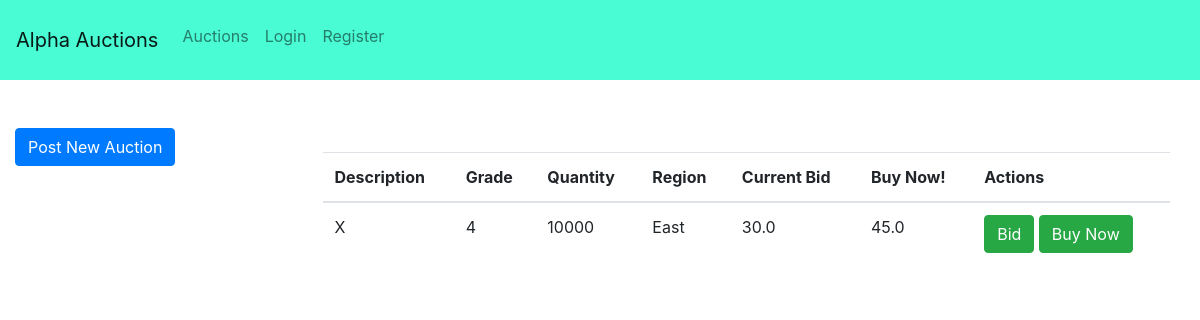
The app's page /auctions/listings/?asset=X, older data.
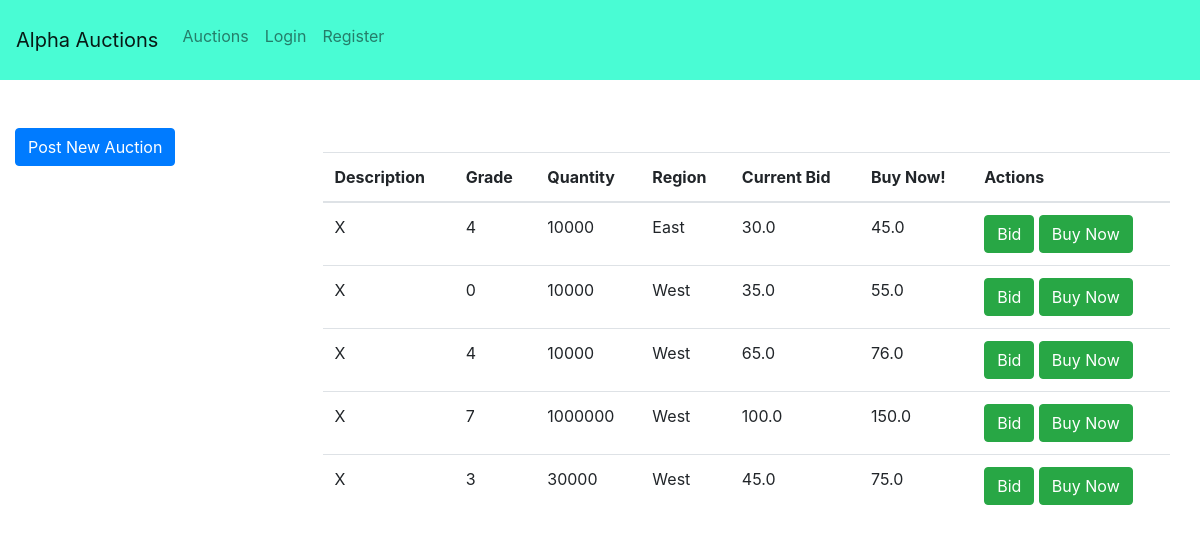
The same page, newer data.
### auctions/models.py (models this page shows, shortened)
class Auction(models.Model):
    seller = models.ForeignKey(User, on_delete=models.CASCADE, null=True, related_name="seller", blank=True)
    asset_class = models.CharField(max_length=10, choices=ASSETS, default='X')
    underlying_asset = models.CharField(max_length=10, choices=UNDERLYING_ASSETS, default='X')
    grade = models.IntegerField(validators=[MinValueValidator(0), MaxValueValidator(30)], default=0)
    region = models.CharField(max_length=10, choices=REGIONS, default='H')
    quantity = models.IntegerField(validators=[MinValueValidator(1), MaxValueValidator(1000000)], default=1)
    unit_price = models.DecimalField(max_digits=10, decimal_places=1, default=25.00)
    buy_it_now_price = models.DecimalField(max_digits=10, decimal_places=1, default=25.00)
    high_bid = models.DecimalField(max_digits=10, decimal_places=1, default=25.00)
    high_bid_id = models.IntegerField(validators=[MinValueValidator(1)], null=True, blank=True)
    closing_date = models.DateTimeField(default=period_end, blank=True)
    opening_date = models.DateTimeField(auto_now_add=True, blank=True)
    status = models.CharField(max_length=10, default="OPEN")
    views = models.IntegerField(default=0)
    class Meta:
        verbose_name_plural = 'Auctions'

### auctions/views.py (the view)
# urls.py: path('auctions/', include('auctions.urls')),
def auctions(request):
    lots = Auction.objects.filter(status__exact='OPEN').filter(asset_class__exact=request.GET.get('asset'))
    return render(request, 'auctions/auctions.html', context= {'listings': lots})

### auctions/templates/auctions/auctions.html (shortened to what this page needs)
{% extends "homepage/header.html" %}
{% load staticfiles %}
{% block content %}
    <div class="container-fluid">
        <br>
        <div class="row">
            <div class="col-sm-3">
                <div class="row">
                    <a class="btn btn-primary" href="/auctions/new/?asset={{ request.GET.asset }}" role="button">Post New Auction</a>
                </div>
            </div>
            <div class="col-sm-9">
                <table class="table">
                    <thead>
                        <tr>
                        <th scope="col">Description</th>
                        <th scope="col">Grade</th>
                        <th scope="col">Quantity</th>
                        <th scope="col">Region</th>
                        <th scope="col">Current Bid</th>
                        <th scope="col">Buy Now!</th>
                        <th scope="col">Actions</th>
                        </tr>
                    </thead>
                    <tbody>
                        {% for lot in listings %}
                        <tr>
                            <td>{{ lot.asset_class }}</td>
                            <td>{{ lot.grade }}</td>
                            <td>{{ lot.quantity }}</td>
                            <td>{{ lot.region }}</td>
                            <td>{{ lot.high_bid }}</td>
                            <td>{{ lot.buy_it_now_price }}</td>
                            <td><a class="btn btn-success" href="/auctions/bid/?auction={{ lot.id }}" role="button">Bid</a>
                                <a class="btn btn-success" href="/auctions/buynow/?auction={{ lot.id }}" role="button">Buy Now</a></td>
                        </tr>
                        {% endfor %}
                    </tbody>
            </div>
        </div>
        <br>
    </div>
{% endblock %}

### homepage/templates/homepage/header.html (shortened to what this page needs)
<!DOCTYPE html>
<html lang="en">
<head>
    {% load staticfiles %}
    <link rel="stylesheet" href="https://stackpath.bootstrapcdn.com/bootstrap/4.1.3/css/bootstrap.min.css">
</head>
<nav class="navbar navbar-expand-lg navbar-light" style="background-color: #49fcd4">
    <a class="navbar-brand" href="/">Alpha Auctions</a>
    <div class="collapse navbar-collapse" id="AlphaNav">
        <ul class="navbar-nav mr-auto mt-1 mt-lg-2">
                <a class="nav-item nav-link" href="/auctions/">Auctions</a>
            {% if user.is_authenticated %}
            <li class="nav-item">
                <a class="nav-link" href='/accounts/profile/'>My Account</a>
            </li>
            <li class="nav-item">
                <a class="nav-link" href='/accounts/logout/'>Logout</a></p>
            </li>
            {% else %}
            <li class="nav-item">
                <a class="nav-item nav-link" href='/accounts/login/'>Login</a>
            </li>
            <li class="nav-item">
                <a class="nav-item nav-link" href='/accounts/register/'>Register</a></p>
            </li>
            {% endif %}
    </div>
</nav>
<body class="body">
    <div class="container-fluid">
        <br>
        {% block content %}
        {% endblock %}
    </div>
</body>
</html>

Row changes from the older to the newer data that the page shows:
added Auction: asset_class "X", grade "0", quantity "10000", region "West", high_bid "35.0", buy_it_now_price "55.0"
added Auction: asset_class "X", grade "4", quantity "10000", region "West", high_bid "65.0", buy_it_now_price "76.0"
added Auction: asset_class "X", grade "7", quantity "1000000", region "West", high_bid "100.0", buy_it_now_price "150.0"
added Auction: asset_class "X", grade "3", quantity "30000", region "West", high_bid "45.0", buy_it_now_price "75.0"
